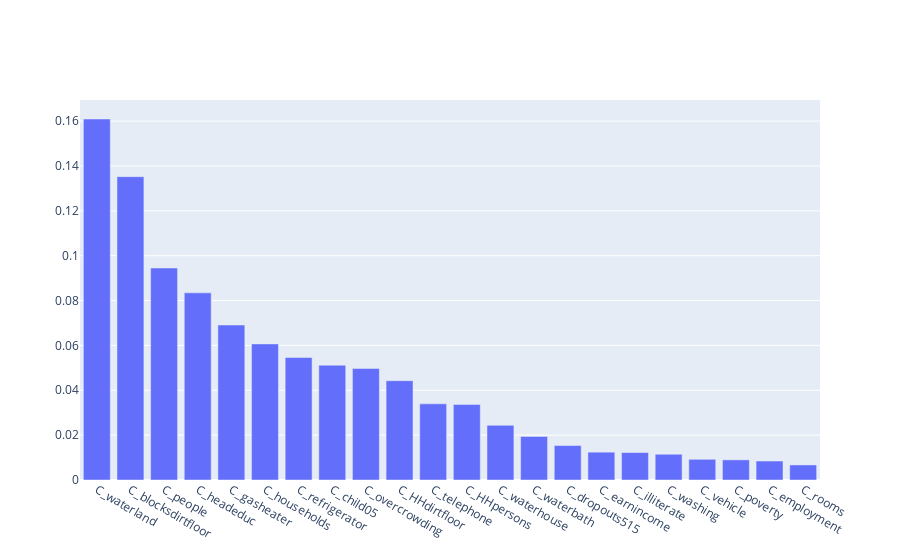

The notebook cell this image was saved under:
### Code cell
plot_feature_importance(df_survey_train, df_census_train, GradientBoostingRegressor(), ['S_instcement'])

### Figure 1 — Plotly figure (JSON) as saved in the notebook; plotly's stock layout.template omitted (floating-point values rounded to 4 significant figures)
{"data": [{"type": "bar", "x": ["C_waterland", "C_blocksdirtfloor", "C_people", "C_headeduc", "C_gasheater", "C_households", "C_refrigerator", "C_child05", "C_overcrowding", "C_HHdirtfloor", "C_telephone", "C_HHpersons", "C_waterhouse", "C_waterbath", "C_dropouts515", "C_earnincome", "C_illiterate", "C_washing", "C_vehicle", "C_poverty", "C_employment", "C_rooms"], "y": [0.1609, 0.1352, 0.09452, 0.08344, 0.06909, 0.06068, 0.05459, 0.05118, 0.04972, 0.04428, 0.03395, 0.03371, 0.02437, 0.01943, 0.01537, 0.01241, 0.01224, 0.01148, 0.009228, 0.008969, 0.008459, 0.006711]}], "layout": {}}
